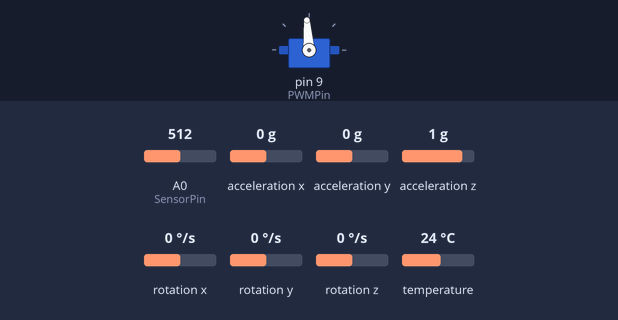
A sketch run on a simulated Arduino Uno, built with avr-gcc and run on an emulated ATmega328P. Shown: servo. The inputs (shaded band) are chosen by the test bench; at power-on: acceleration y 0 g, acceleration z 1 g, A0 (SensorPin) = 512, acceleration x 0 g, rotation x 0 °/s, rotation y 0 °/s, rotation z 0 °/s, temperature 24 °C. Servo pulses on a pin are drawn as a servo (544–2400 µs = 0–180°); what the sketch prints to the serial monitor is not drawn.

Above: at 2.2 s.
2.3 s: acceleration y set to -1.4 g
At 5.1 s:
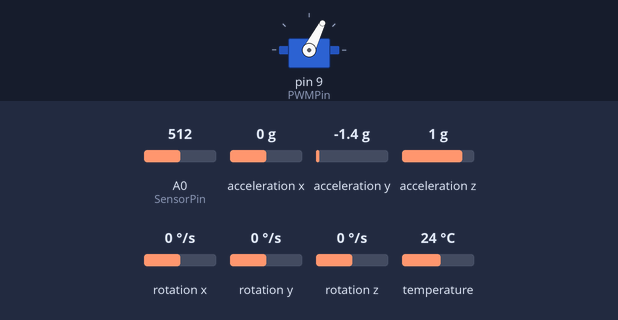
5.3 s: acceleration z set to -1.4 g
At 6.3 s:
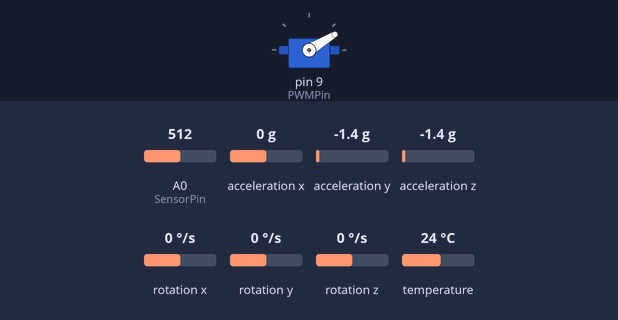
7.3 s: acceleration y set to -0.2 g
8.9 s: acceleration y set to 0.1 g
At 10.2 s:
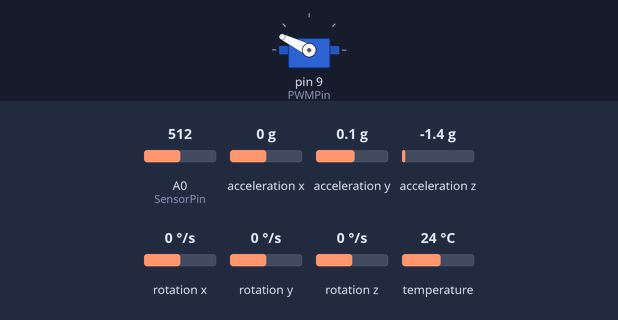
11.1 s: acceleration z set to 0 g
At 14.5 s:
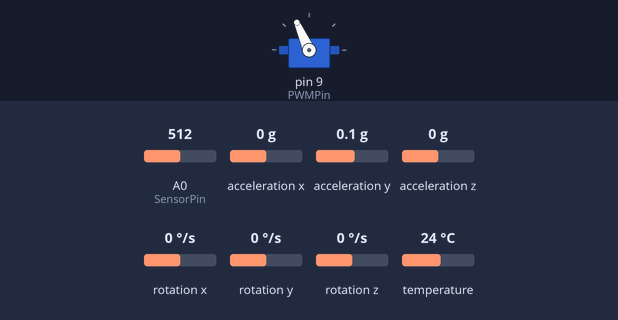
Timing chart, 0 to 16.0 s (numbered marks = the images above; inputs shaded):
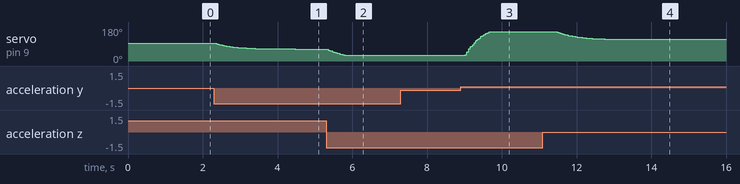

Measured:
- the behaviour switches between -0.1 and 0 g on acceleration y (found by bisection; images 2 and 3)
- after the input at 2.3 s, servo on pin 9 (PWMPin): moves from 94° to 63° over 2.2 s, starting at once
- after the input at 5.3 s, servo on pin 9 (PWMPin): moves from 63° to 31° over 0.48 s, starting at once
- after the input at 7.3 s, every drawn part: stays the same
- after the input at 8.9 s, servo on pin 9 (PWMPin): moves from 31° to 154° over 0.63 s, starting after 0.13 s
- after the input at 11.1 s, servo on pin 9 (PWMPin): moves from 154° to 114° over 1.8 s, starting after 0.38 s

The sketch:

controlador_proporcional.ino
```cpp
#include <Adafruit_MPU6050.h>
#include <Adafruit_Sensor.h>
#include <Wire.h>
#include <Servo.h>

#define PWMPin 9
#define SensorPin A0
#define Lectura_pote_low  146
#define Lectura_pote_high 862
#define Frec_muestreo 100

unsigned long time1 = 0;
unsigned long time2 = 0;
int val = 0;
float deg = 0;
int OCR1A_min = 1100;
int OCR1A_max = 4900;
float angle;
float angle_map;
int lectura_pote;
float angulo_x0_giro = 0;
float angulo_x1_giro = 0;
float angulo_x0_acel = 0;
float angulo_filtro_complementario = 0;
float alpha = 0.98;
float angulo_filtro_complementario_deg = 0;
float angulo_filtro_complementario_anterior;
float angulo_filtro_complementario_actual;
float pi = 3.1415926;
float angle_pendulo = 0;
float thita_ref = 0;
float phi_ref = 90;
float u = 0;
float kp = 0.6;
float accion_control_ant = 90;

//Offset: Acceleration X: -0.64, Y: -0.02, Z: 7.86 m/s^2 (MEDIDO)
float offset_aceleracion_Y = 0.27;
float offset_aceleracion_Z = 9.8 - 7.9;

Adafruit_MPU6050 mpu;

void setup() {
  Serial.begin(115200); //Inicializacion de puerto serie
  pinMode(PWMPin, OUTPUT);  //Configuracion del pin 9 como salida

  TCNT1 = 0;

  // Try to initialize!
	if (!mpu.begin()) {
		//Serial.println("Failed to find MPU6050 chip");
		while (1) {
		  delay(10);
		}
	}
	//Serial.println("MPU6050 Found!");

	// set accelerometer range to +-8G
	mpu.setAccelerometerRange(MPU6050_RANGE_8_G);

	// set gyro range to +- 500 deg/s
	mpu.setGyroRange(MPU6050_RANGE_500_DEG);

	// set filter bandwidth to 5-10-21-44-94-184-260 Hz
	mpu.setFilterBandwidth(MPU6050_BAND_10_HZ);
  angulo_filtro_complementario_anterior = 0;

  PWM_50Hz();   //Configuracion e inicializacion del timer 1 para generar PWM
  angle_2_servo(90);
  delay(1000);
}

void loop() {

  time1 = millis();

  //Serial.println("Por favor, ingrese un Angulo:");

  //Esperar a que haya datos disponibles en el puerto serie
  //while (Serial.available() > 0) {
    //angle = Serial.read();
  //}

  // Leer el número ingresado por el usuario
  //angle = Serial.parseInt();


  float angle_measure = pote_2_angle();

  angle_pendulo = angle_IMU();
  float err = thita_ref - angle_pendulo;

  //Vuelve al 90° kp tiene que ser del orden de 0.1
  float accion_control = kp * err;
  angle_2_servo(phi_ref + accion_control);

  //El brazo vuelve a donde quiere kp = 0.05 anda perfecto
  ///*
  //float accion_control = accion_control_ant + kp * err;
  //accion_control_ant = accion_control;
  //angle_2_servo(accion_control);
  //*/

  matlab_send(accion_control, angle_measure,angle_pendulo);

  int aux = 1000/Frec_muestreo;
  time2 = millis();

  delay(aux - (time2 - time1));   //Delay necesario para el muestreo a la frecuencia Frec_muestreo
}


void PWM_50Hz(){
  //Configuracion de los registros para un Fast PWM de 50Hz

  TCCR1A = 0;
  TCCR1B = 0;
  TCCR1A = (1 << COM1A1) | (1 << WGM11) ;
  TCCR1B = (1 << CS11) | (1 << WGM13) | (1 << WGM12) ;
  ICR1 = 39999;
}


float pote_2_angle (){

  float lectura_pote = analogRead(SensorPin);
      //Se limita el rango de valores del potenciometro para un rango de entre -90° y 90°
  //if (lectura_pote <= Lectura_pote_low)
    //lectura_pote = Lectura_pote_low;
  //if (lectura_pote >= Lectura_pote_high)
    //lectura_pote = Lectura_pote_high;

  float aux2 = map(lectura_pote, Lectura_pote_low, Lectura_pote_high, 0, 180);

  return aux2;

}

//Retorna el valor de OICRA
void angle_2_servo(float angle){
    if (angle <= 30){
      angle = 30;
    }
    else if (angle >=150){
      angle = 150;
    }
    OCR1A = map(angle, 0, 180, OCR1A_max, OCR1A_min);
}

void matlab_send(float dato1, float dato2, float dato3){
  Serial.write("abcd");
  byte * b = (byte *) &dato1;
  Serial.write(b,4);
  b = (byte *) &dato2;
  Serial.write(b,4);
  b = (byte *) &dato3;
  Serial.write(b,4);
}

float angle_IMU(){
  sensors_event_t a, g, temp;
  mpu.getEvent(&a, &g, &temp);

  angulo_x0_acel = atan2(a.acceleration.y + offset_aceleracion_Y, a.acceleration.z + offset_aceleracion_Z);

  angulo_filtro_complementario_actual = alpha * (angulo_filtro_complementario_anterior + g.gyro.x * 1/(float)(Frec_muestreo)) + (1 - alpha) * angulo_x0_acel;
  angulo_filtro_complementario_anterior = angulo_filtro_complementario_actual;

  return angulo_filtro_complementario_deg = (angulo_filtro_complementario_actual * 180) / pi;
}
```
